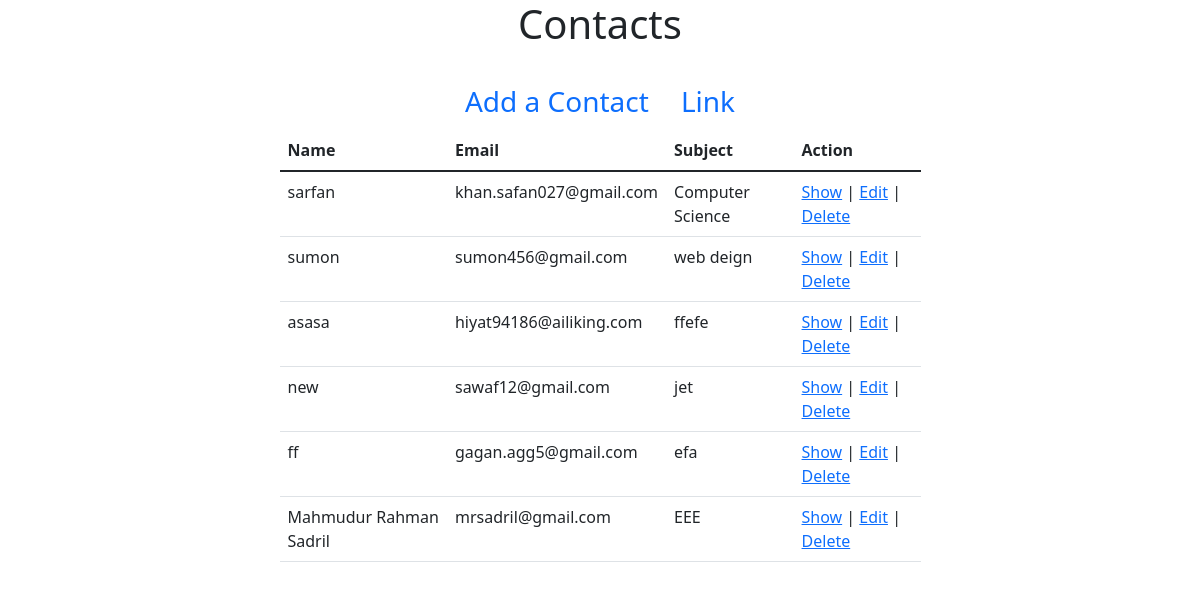
The app's page /admin/Contacts/index.php with its own data.
### tables this page shows
CREATE TABLE `contact` (
  `id` int(11) NOT NULL,
  `name` varchar(255) NOT NULL,
  `email` varchar(40) NOT NULL,
  `subject` varchar(255) NOT NULL,
  `comment` varchar(255) NOT NULL,
  `status` tinyint(4) NOT NULL DEFAULT '0',
  `date` date NOT NULL
);

### src/Contact.php (called while the page is built, shortened)
<?php
class Contact{
    public $conn = null;
    public function __construct()
    {
        $this->conn = new PDO("mysql:host=localhost;dbname=ecommerce",
            'root', '');
        $this->conn->setAttribute(PDO::ATTR_ERRMODE,
            PDO::ERRMODE_EXCEPTION);
    }
    public function index(){
        $query = "SELECT * FROM `contact`";
        $stmt = $this->conn->prepare($query);
        $result = $stmt->execute();
        $contacts = $stmt->fetchAll();
        return $contacts;
    }
}
?>

### admin/Contacts/index.php (the view, shortened to what this page needs)
<?php
$_contact = new Contact();
$contacts = $_contact->index();
?>
<!doctype html>
<html lang="en">
<head>
    <link href="https://cdn.jsdelivr.net/npm/bootstrap@5.1.3/dist/css/bootstrap.min.css" rel="stylesheet">
</head>
<body>
<section>
    <div class="container">
        <div class="row justify-content-center">
            <div class="col-md-7">
                <h1 class="text-center mb-4">Contacts</h1>
                <ul class="nav justify-content-center fs-3">
                    <li class="nav-item">
                        <a class="nav-link active" aria-current="page" href="create.php">
                            Add a Contact
                        </a>
                    </li>
                    <li class="nav-item">
                        <a class="nav-link" href="#">Link</a>
                    </li>
                </ul>
                <table class="table">
                    <thead>
                    <tr>
                        <th scope="col">Name</th>
                        <th scope="col">Email</th>
                        <th scope="col">Subject</th>
                        <th scope="col">Action</th>
                    </tr>
                    </thead>
                    <tbody>
                    <?php
                    if (count($contacts) > 0):
                        foreach ($contacts as $contact):
                            ?>
                            <tr>
                                <td><?= $contact['name']?></td>
                                <td><?= $contact['email']?></td>
                                <td><?= $contact['subject']?></td>
                                <td><a href="show.php?id=<?=$contact['id'];?>">Show</a>
                                    |
                                    <a href="edit.php?id=<?=$contact['id'];?>">Edit</a>
                                    |
                                    <a href="delete.php?id=<?=$contact['id'];?>"
                                       onclick="return confirm('Are you sure you want to delete?')">
                                        Delete
                                    </a>
                                </td>
                            </tr>
                        <?php
                        endforeach;
                    endif;
                    ?>
                    </tbody>
                </table>
            </div>
        </div>
    </div>
</section>
</body>
</html>

### records on screen
contact: name "sarfan", email "khan.safan027@gmail.com", subject "Computer Science"
contact: name "sumon", email "sumon456@gmail.com", subject "web deign"
contact: name "asasa", email "hiyat94186@ailiking.com", subject "ffefe"
contact: name "new", email "sawaf12@gmail.com", subject "jet"
contact: name "ff", email "gagan.agg5@gmail.com", subject "efa"
contact: name "Mahmudur Rahman Sadril", email "mrsadril@gmail.com", subject "EEE"
